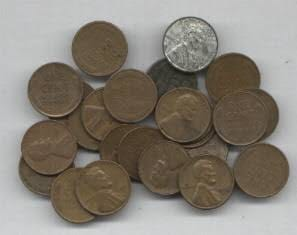
#> input picture OPENCV_PYİMAGE/images/coin1.jpg, 297 x 235 px
$ python step3_evrisim.py --image ../images/coin1.jpg
#> lines starting #> are read from the running program, lines starting #| are printed output that depends on the picture; after the words box and inside, x2 and y2 are one past the last pixel; in counts of white or black regions, pixels touching at a corner belong together
from skimage.exposure import rescale_intensity
import numpy as np
import argparse
import cv2

def convolve(image, kernel):

        (iH, iW) = image.shape[:2]
        (kH, kW) = kernel.shape[:2]
        pad = (kW - 1) // 2
        image = cv2.copyMakeBorder(image, pad, pad, pad, pad,
            cv2.BORDER_REPLICATE)
        output = np.zeros((iH, iW), dtype="float32")

        for y in np.arange(pad, iH + pad):
            for x in np.arange(pad, iW + pad):

                roi = image[y - pad:y + pad + 1, x - pad:x + pad + 1]

                k = (roi * kernel).sum()

                output[y - pad, x - pad] = k


            output = rescale_intensity(output, in_range=(0, 255))
            output = (output * 255).astype("uint8")

            return output

ap = argparse.ArgumentParser()
ap.add_argument("-i", "--image", required=True,
	help="path to the input image")
args = vars(ap.parse_args())

smallBlur = np.ones((7, 7), dtype="float") * (1.0 / (7 * 7))
largeBlur = np.ones((21, 21), dtype="float") * (1.0 / (21 * 21))

sharpen = np.array((
	[0, -1, 0],
	[-1, 5, -1],
	[0, -1, 0]), dtype="int")

laplacian = np.array((
	[0, 1, 0],
	[1, -4, 1],
	[0, 1, 0]), dtype="int")

sobelX = np.array((
	[-1, 0, 1],
	[-2, 0, 2],
	[-1, 0, 1]), dtype="int")

sobelY = np.array((
	[-1, -2, -1],
	[0, 0, 0],
	[1, 2, 1]), dtype="int")

laplacian = np.array((
	[0, 1, 0],
	[1, -4, 1],
	[0, 1, 0]), dtype="int")

sobelX = np.array((
	[-1, 0, 1],
	[-2, 0, 2],
	[-1, 0, 1]), dtype="int")

sobelY = np.array((
	[-1, -2, -1],
	[0, 0, 0],
	[1, 2, 1]), dtype="int")

kernelBank = (
	("small_blur", smallBlur),
	("large_blur", largeBlur),
	("sharpen", sharpen),
	("laplacian", laplacian),
	("sobel_x", sobelX),
	("sobel_y", sobelY)
)

image = cv2.imread(args["image"])
#> image is the input picture: shape (235, 297, 3); mean B, G, R 118.8, 128.5, 135.2
gray = cv2.cvtColor(image, cv2.COLOR_BGR2GRAY)
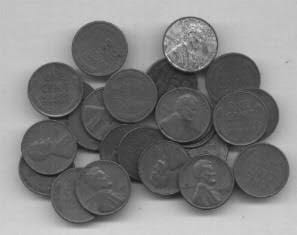
#> gray: shape (235, 297); min 18, max 218, mean 129.3

for (kernelName, kernel) in kernelBank:

	print("[INFO] applying {} kernel".format(kernelName))
	convoleOutput = convolve(gray, kernel)
	opencvOutput = cv2.filter2D(gray, -1, kernel)
	cv2.imshow("original", gray)
	cv2.imshow("{} - convole".format(kernelName), convoleOutput)
	cv2.imshow("{} - opencv".format(kernelName), opencvOutput)
	cv2.waitKey(0)
	cv2.destroyAllWindows()
#> this loop made 6 passes
#> pass 1, in convolve, `image = cv2.copyMakeBorder(image, pad, pad, pad, pad, cv2.BORDER_REPLI..`:
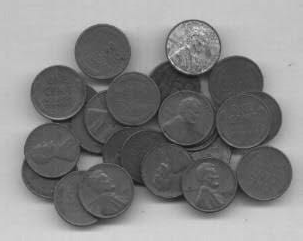
#> image: shape (241, 303); min 18, max 218, mean 132.4
#> pass 1, `convoleOutput = convolve(gray, kernel)`:
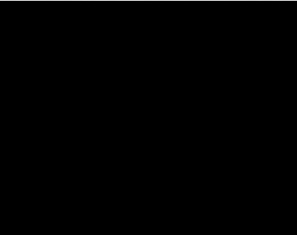
#> convoleOutput: shape (235, 297); min 0, max 198, mean 0.8
#> pass 1, `opencvOutput = cv2.filter2D(gray, -1, kernel)`:
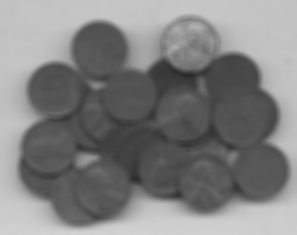
#> opencvOutput: shape (235, 297); min 41, max 210, mean 129.3
#> pass 2, in convolve (call 2), `image = cv2.copyMakeBorder(image, pad, pad, pad, pad, cv2.BORDER_REPLI..`:
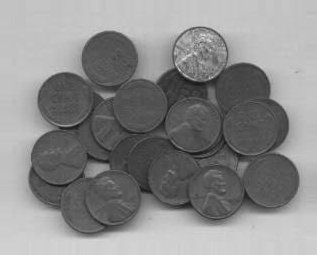
#> image: shape (255, 317); min 18, max 218, mean 138.7

$ run again, on OPENCV_PYİMAGE/images/coin3.jpg
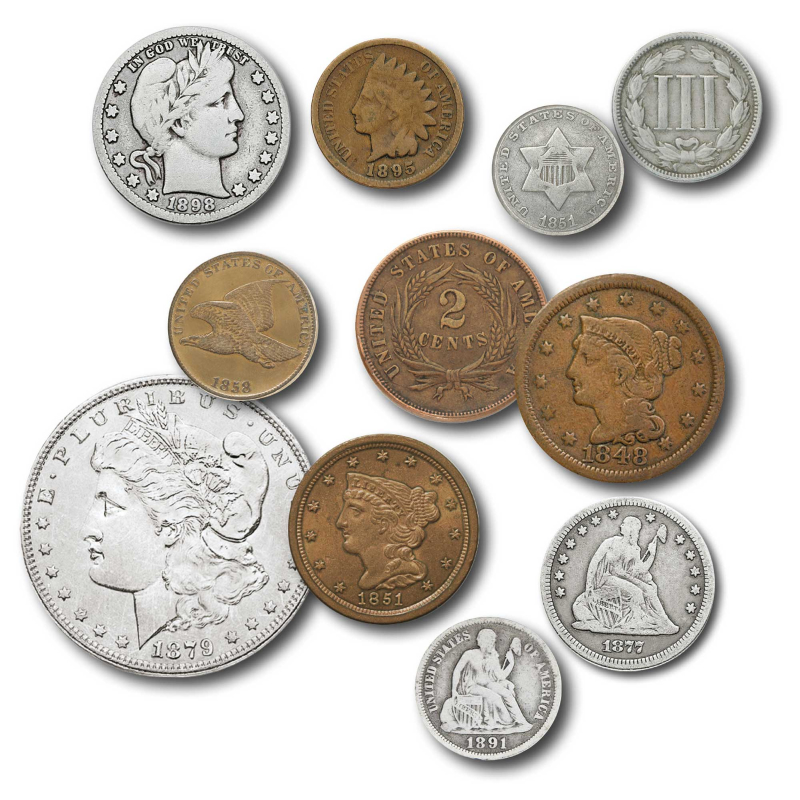
#> input picture OPENCV_PYİMAGE/images/coin3.jpg, 1600 x 1600 px (shown at 1/2 size)
#> image is the input picture: shape (1600, 1600, 3); mean B, G, R 191.1, 198.9, 205
#> the loop `for (kernelName, kernel) in kernelBank: ` made 6 passes
#> pass 1, `convoleOutput = convolve(gray, kernel)`:
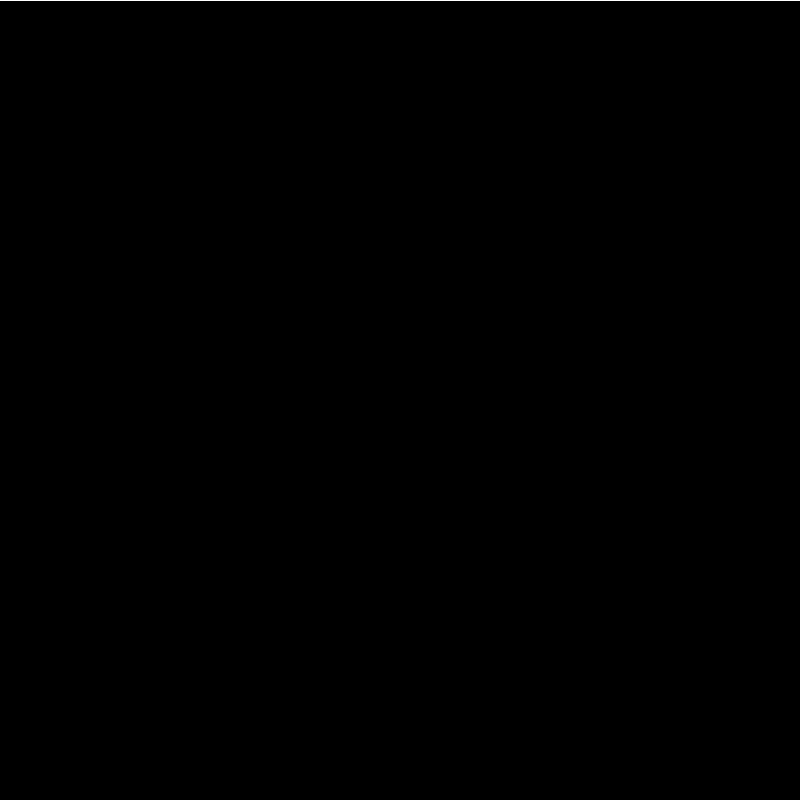
#> convoleOutput: shape (1600, 1600) (shown at 1/2 size); 0.06% white in thin lines or dots, all inside (x1, y1, x2, y2) = (0, 0, 1600, 1)
#> pass 2, in convolve (call 2), `image = cv2.copyMakeBorder(image, pad, pad, pad, pad, cv2.BORDER_REPLI..`:
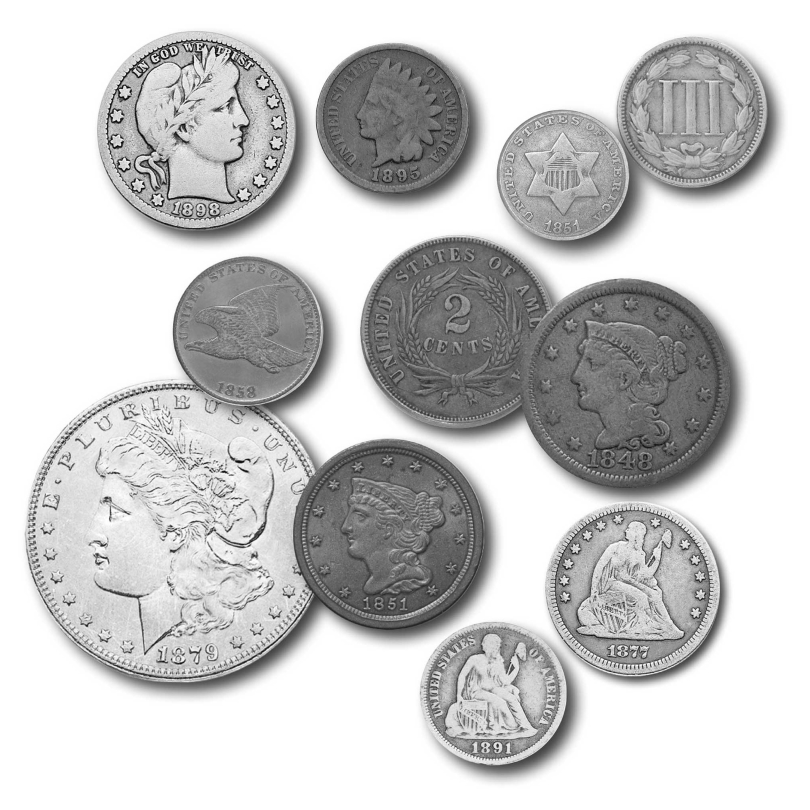
#> image: shape (1620, 1620) (shown at 1/2 size); min 0, max 255, mean 201.2

$ run again, on OPENCV_PYİMAGE/images/foti1.jpg
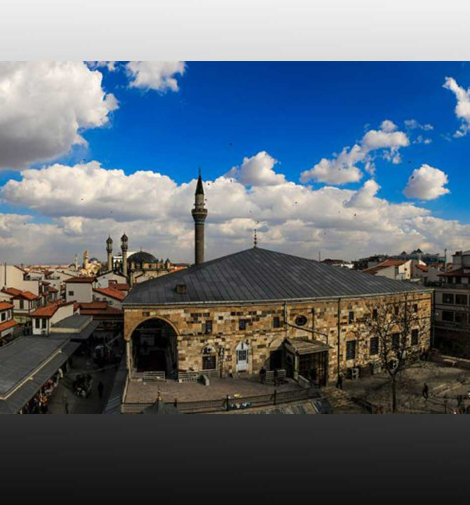
#> input picture OPENCV_PYİMAGE/images/foti1.jpg, 939 x 1010 px (shown at 1/2 size)
#> image is the input picture: shape (1010, 939, 3); mean B, G, R 116.8, 106.3, 95.3
#> the loop `for (kernelName, kernel) in kernelBank: ` made 6 passes
#> pass 1, `convoleOutput = convolve(gray, kernel)`:
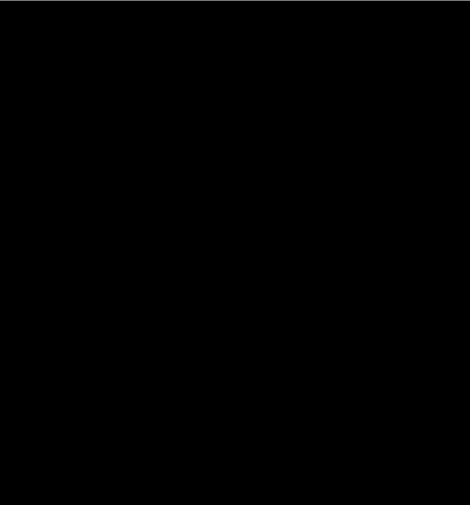
#> convoleOutput: shape (1010, 939) (shown at 1/2 size); min 0, max 240, mean 0.2
#> pass 2, in convolve (call 2), `image = cv2.copyMakeBorder(image, pad, pad, pad, pad, cv2.BORDER_REPLI..`:
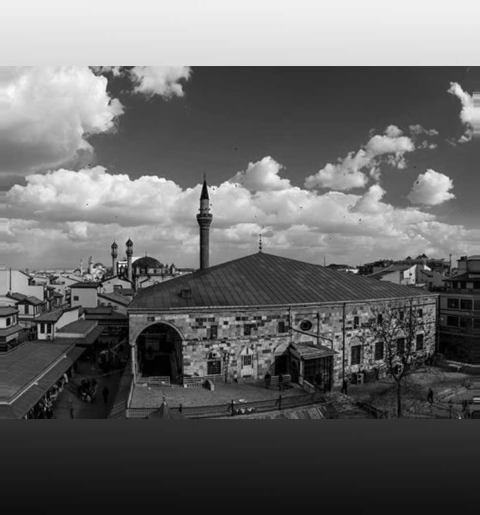
#> image: shape (1030, 959) (shown at 1/2 size); min 0, max 254, mean 104.7

$ run again, on OPENCV_PYİMAGE/images/foti2.jpg
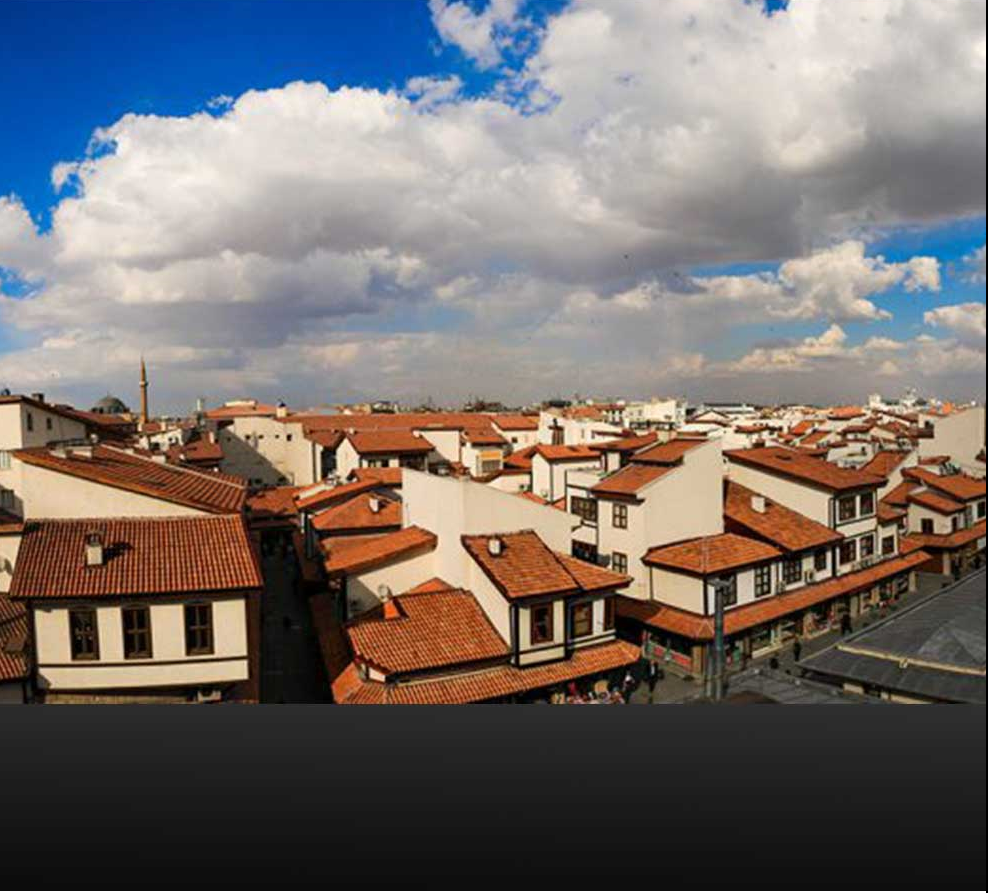
#> input picture OPENCV_PYİMAGE/images/foti2.jpg, 989 x 893 px
#> image is the input picture: shape (893, 989, 3); mean B, G, R 108.9, 110.7, 117.3
#> the loop `for (kernelName, kernel) in kernelBank: ` made 6 passes
#> pass 1, `convoleOutput = convolve(gray, kernel)`:
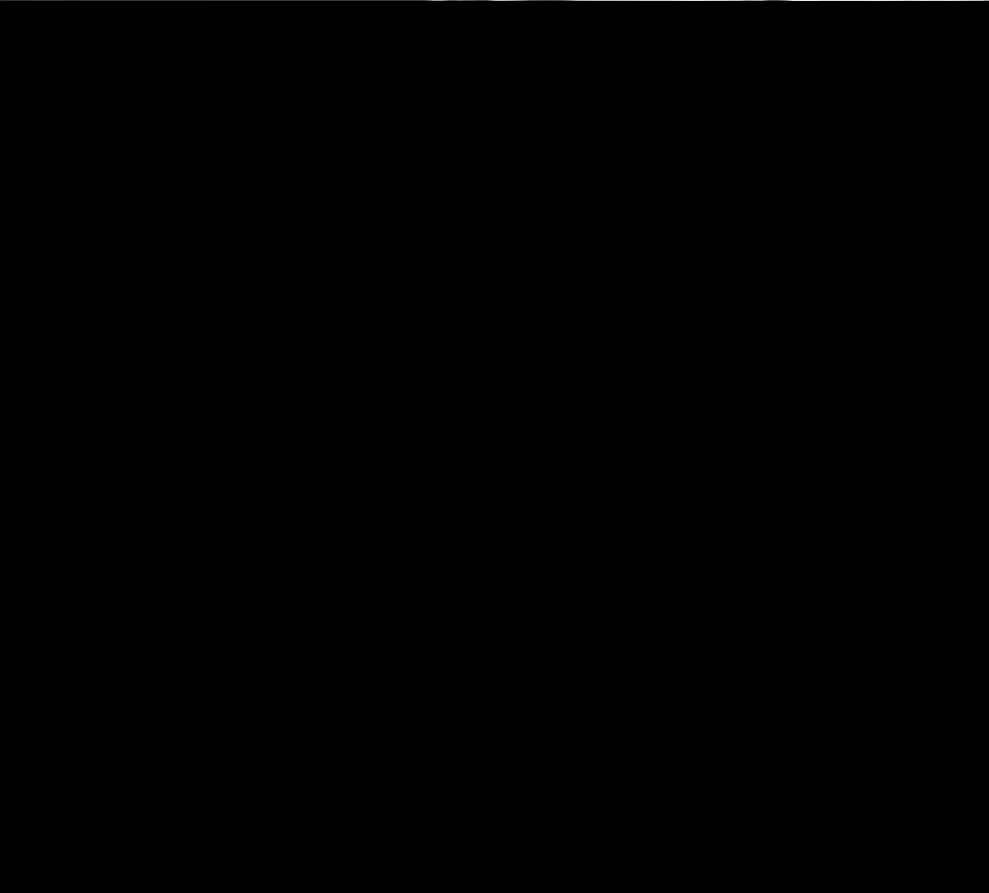
#> convoleOutput: shape (893, 989); min 0, max 239, mean 0.1
#> pass 2, in convolve (call 2), `image = cv2.copyMakeBorder(image, pad, pad, pad, pad, cv2.BORDER_REPLI..`:
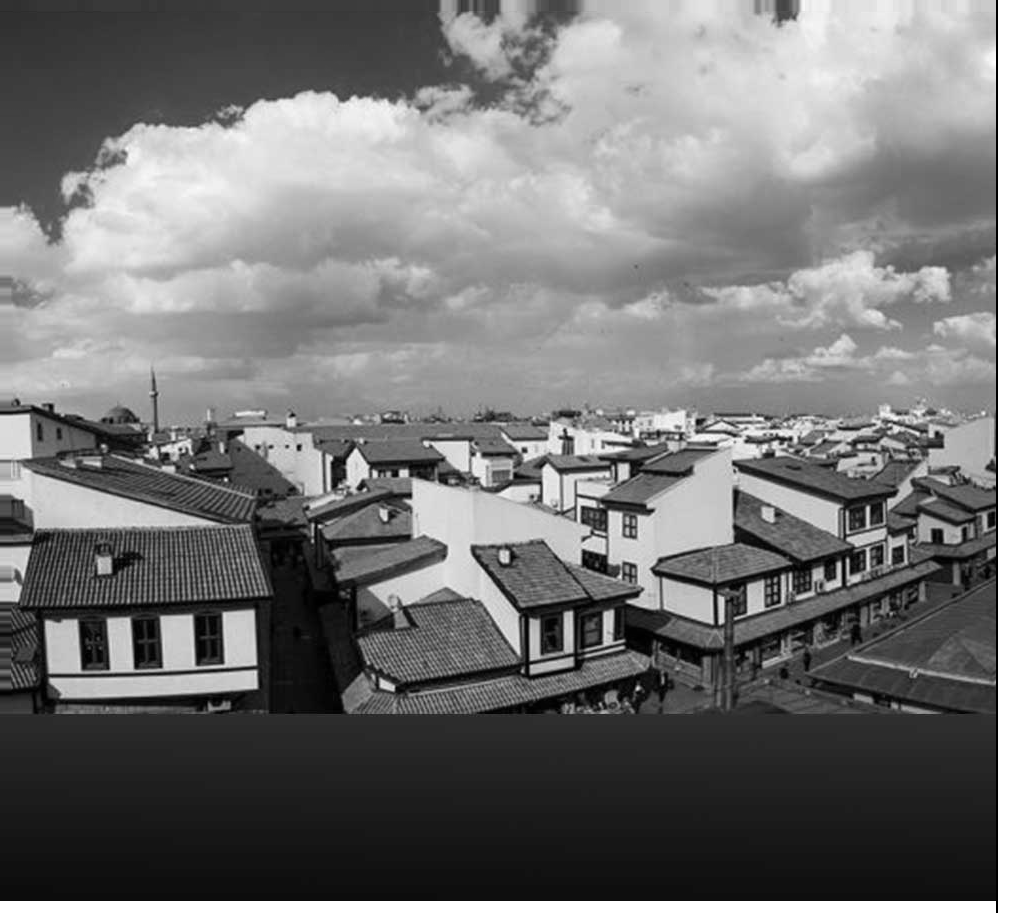
#> image: shape (913, 1009); min 0, max 255, mean 115.4
